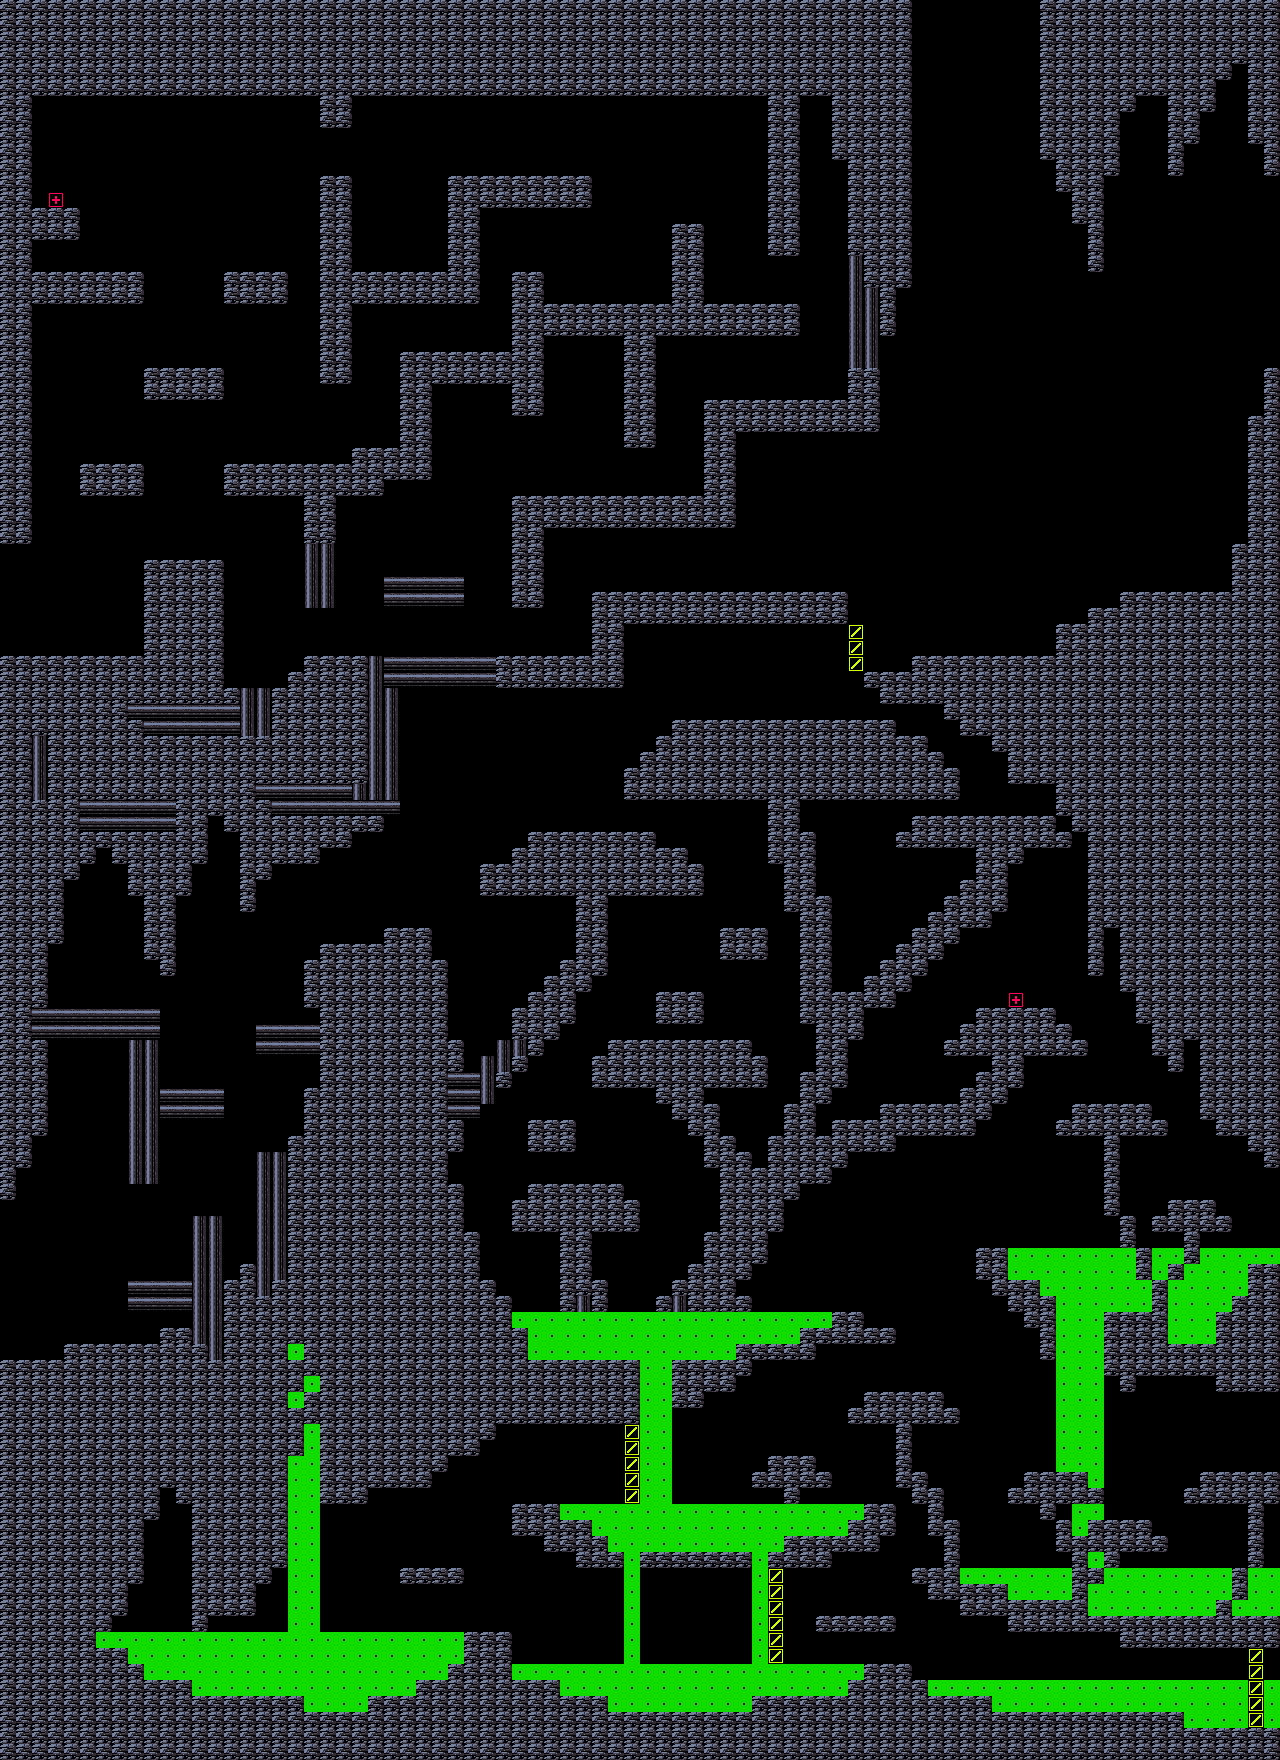

Rendered tile map (Tiled .tmx) drawn with the repository's tilesets; below, a short description and the map source with its tile grids summarised:
An orthogonal 80x110 tile map with 16x16 px tiles, 1 tile layer (Collision) and 25 objects (8x Spiky, 4x Zoomer, 4x Rotund, 3x AngryBuzz, 3x Buzz, ...).

<map version="1.10" tiledversion="1.10.2" orientation="orthogonal" renderorder="right-down" width="80" height="110" tilewidth="16" tileheight="16" infinite="0" nextlayerid="3" nextobjectid="28">
 <tileset firstgid="1" source="../tileset/tileset.tsx" />
 <layer id="1" name="Collision" width="80" height="110">
  <data>[8800 cells, 4287 non-empty, 6 distinct tile ids]</data>
 </layer>
 <objectgroup id="2" name="Creatures">
  <object id="1" type="AngryBuzz" x="342.5" y="1528.5">
   <point />
  </object>
  <object id="2" type="Spiky" x="1111.5" y="1096.5">
   <point />
  </object>
  <object id="3" type="Spiky" x="904.5" y="1385">
   <point />
  </object>
  <object id="4" type="Zoomer" x="855.5" y="1610.5">
   <point />
  </object>
  <object id="5" type="AngryBuzz" x="1011" y="1660">
   <point />
  </object>
  <object id="6" type="Buzz" x="666" y="1609.67">
   <point />
  </object>
  <object id="7" type="Zoomer" x="438.667" y="1560.33">
   <point />
  </object>
  <object id="9" type="Rotund" x="505" y="458">
   <point />
  </object>
  <object id="10" type="Rotund" x="83" y="380">
   <point />
  </object>
  <object id="11" type="Rotund" x="391.5" y="142.5">
   <point />
  </object>
  <object id="12" type="Rotund" x="391.5" y="142.5">
   <point />
  </object>
  <object id="13" type="Ripper" x="246" y="347.5">
   <point />
  </object>
  <object id="14" type="Ripper" x="180.5" y="536.5">
   <point />
  </object>
  <object id="15" type="Ripper" x="669.5" y="188.5">
   <point />
  </object>
  <object id="16" type="Zoomer" x="232" y="266.5">
   <point />
  </object>
  <object id="17" type="Zoomer" x="117.5" y="454">
   <point />
  </object>
  <object id="18" type="Spiky" x="645.5" y="488">
   <point />
  </object>
  <object id="19" type="Spiky" x="615" y="296.5">
   <point />
  </object>
  <object id="20" type="Spiky" x="696" y="584">
   <point />
  </object>
  <object id="21" type="Spiky" x="1017.33" y="647.333">
   <point />
  </object>
  <object id="22" type="AngryBuzz" x="443.333" y="731.667">
   <point />
  </object>
  <object id="23" type="Buzz" x="216.5" y="823.5">
   <point />
  </object>
  <object id="24" type="Buzz" x="102" y="854.75">
   <point />
  </object>
  <object id="25" type="Spiky" x="199" y="1206.67">
   <point />
  </object>
  <object id="26" type="Spiky" x="283" y="1017.5">
   <point />
  </object>
 </objectgroup>
</map>
